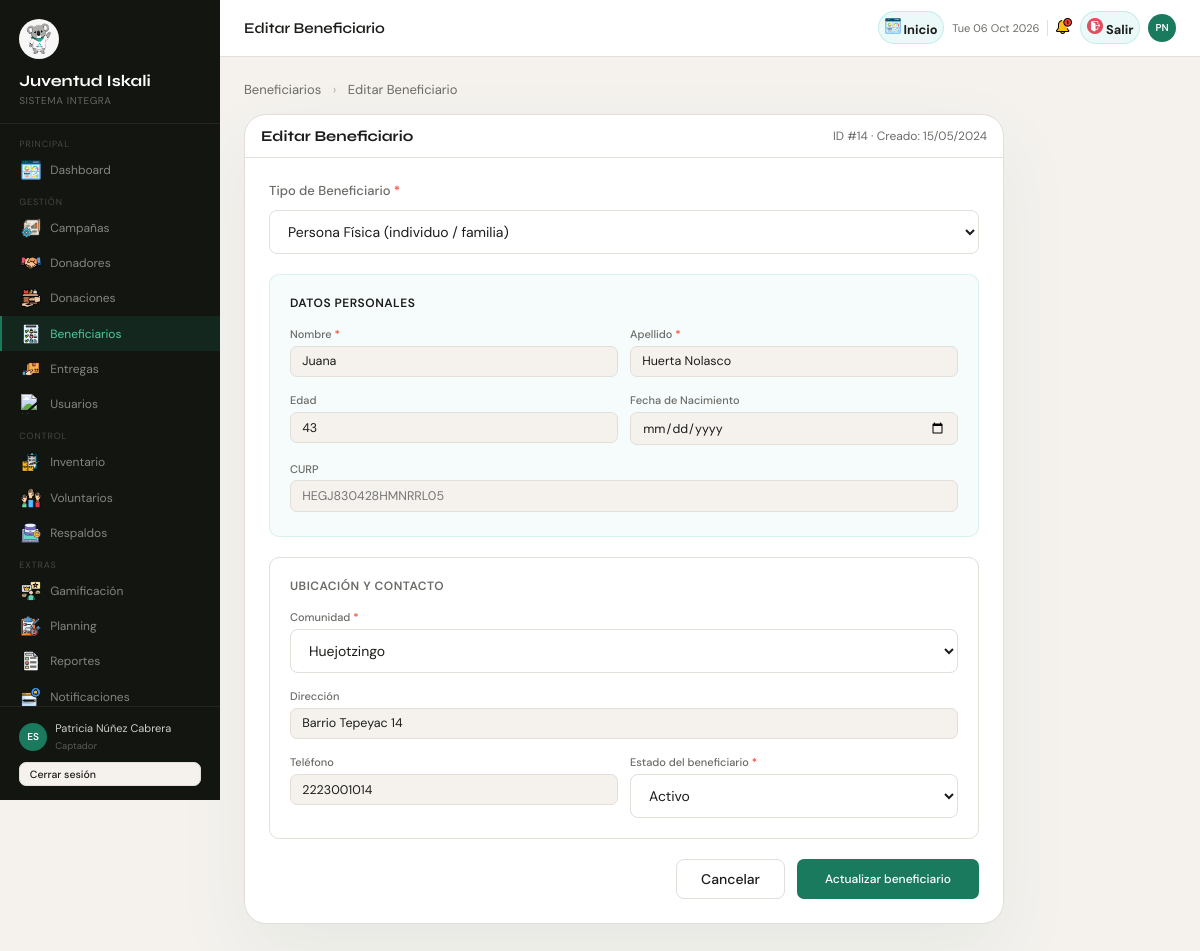
/index.php?pagina=beneficiarios&accion=editar&id=14 (signed in), run on an earlier commit of the app's database.
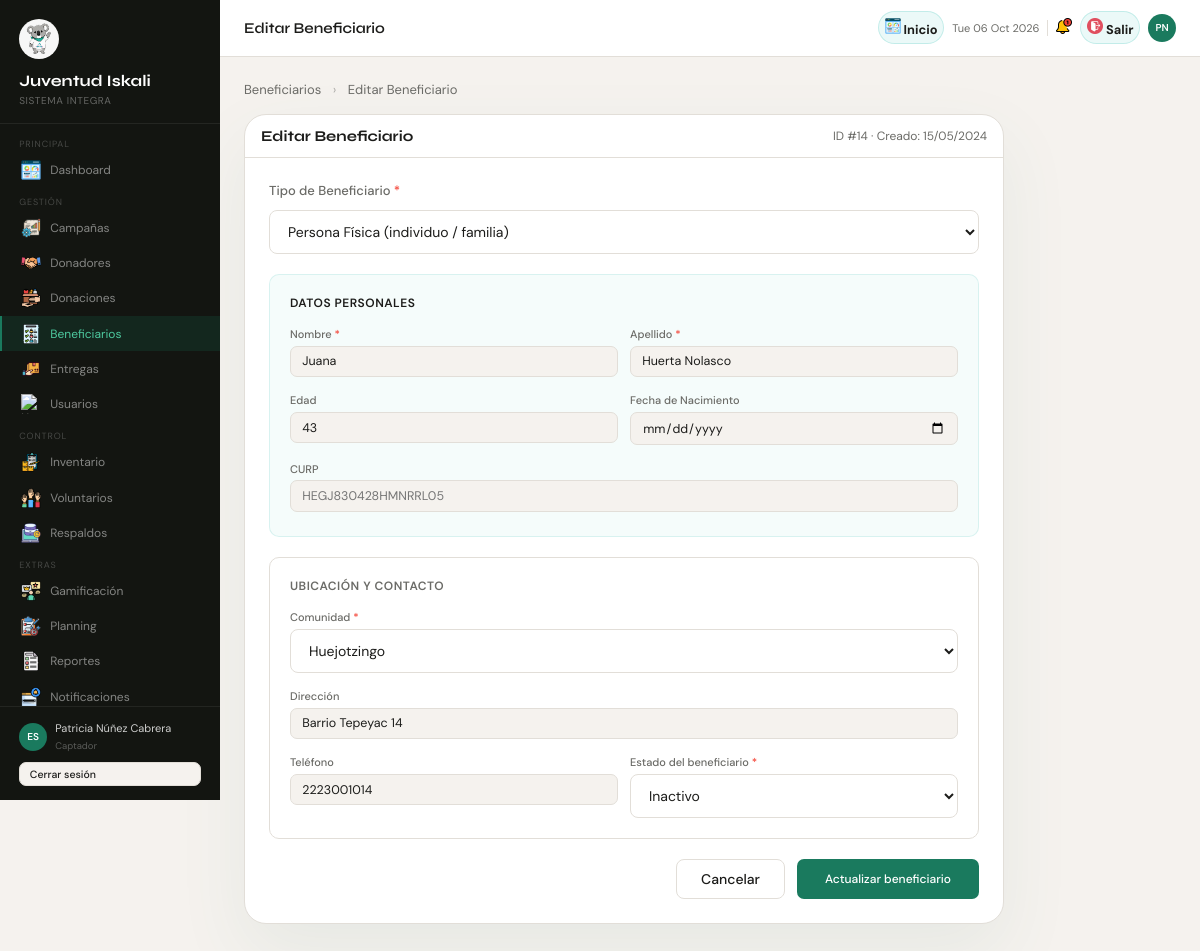
And on a later commit of the database.
### tables this page shows
CREATE TABLE beneficiarios (
    id_beneficiario        INT          NOT NULL AUTO_INCREMENT,
    tipo_persona           ENUM('fisica','moral') NOT NULL DEFAULT 'fisica',
    id_comunidad           INT,
    direccion              VARCHAR(255),
    telefono               VARCHAR(20),
    estado                 ENUM('activo','inactivo','en_espera') NOT NULL DEFAULT 'activo',
    notas                  TEXT,
    id_usuario_registrador INT          NOT NULL,
    created_at             DATETIME     NOT NULL DEFAULT CURRENT_TIMESTAMP,
    updated_at             DATETIME     NOT NULL DEFAULT CURRENT_TIMESTAMP ON UPDATE CURRENT_TIMESTAMP,
    PRIMARY KEY (id_beneficiario)
);

CREATE TABLE comunidades (
    id_comunidad INT          NOT NULL AUTO_INCREMENT,
    nombre       VARCHAR(150) NOT NULL,
    municipio    VARCHAR(100) NOT NULL,
    estado       VARCHAR(100) NOT NULL DEFAULT 'Puebla',
    PRIMARY KEY (id_comunidad),
    UNIQUE KEY uq_comunidad (nombre, municipio)
);

### models/BeneficiarioModel.php (called while the page is built, shortened)
<?php
class BeneficiarioModel
{
    private PDO $db;
    public function __construct(PDO $conexion)
    {
        $this->db = $conexion;
    }
    public function consultarPorId(int $id)
    {
        $sql = "
            SELECT
                b.id_beneficiario,
                b.tipo_persona,
                CASE
                    WHEN bf.id_beneficiario IS NOT NULL THEN CONCAT(bf.nombre, ' ', bf.apellido)
                    WHEN bm.id_beneficiario IS NOT NULL THEN bm.razon_social
                    ELSE 'Desconocido'
                END AS nombre_completo,
                COALESCE(bf.nombre, '') AS nombre,
                COALESCE(bf.apellido, '') AS apellido,
                COALESCE(bf.edad, NULL) AS edad,
                COALESCE(bf.curp, '') AS curp,
                COALESCE(bf.fecha_nacimiento, '') AS fecha_nacimiento,
                COALESCE(bm.razon_social, '') AS razon_social,
                COALESCE(bm.rfc, '') AS rfc,
                b.id_comunidad,
                c.nombre AS comunidad,
                b.direccion,
                b.telefono,
                b.estado,
                b.id_usuario_registrador,
                b.created_at,
                b.updated_at
            FROM beneficiarios b
            LEFT JOIN beneficiarios_fisicos bf ON b.id_beneficiario = bf.id_beneficiario
            LEFT JOIN beneficiarios_morales bm ON b.id_beneficiario = bm.id_beneficiario
            LEFT JOIN comunidades c ON b.id_comunidad = c.id_comunidad
            WHERE b.id_beneficiario = ?
            LIMIT 1
        ";
        $stmt = $this->db->prepare($sql);
        $stmt->execute([$id]);
        return $stmt->fetch(PDO::FETCH_ASSOC);
    }
    public function consultarComunidades(): array
    {
        $stmt = $this->db->query('SELECT id_comunidad, nombre FROM comunidades ORDER BY nombre ASC');
        return $stmt ? $stmt->fetchAll(PDO::FETCH_ASSOC) : [];
    }
}

### functions.php (called while the page is built, shortened)
<?php
function e(string $string): string
{
    return htmlspecialchars($string, ENT_QUOTES, 'UTF-8');
}

### views/pages/Beneficiarios_FormView.php (the view, shortened to what the changed rows need)
<?php require_once 'views/layouts/header.php'; ?>
<div style="display:flex;width:100%;">
  <?php require_once 'views/layouts/sidebar.php'; ?>
  <div class="main">
    <?php require_once 'views/layouts/topbar.php'; ?>
    <div class="content" style="padding:24px;">
      <div style="margin-bottom:16px;font-size:13px;color:var(--muted);">
        <a href="<?= BASE_URL ?>/index.php?pagina=beneficiarios" style="color:var(--primary);text-decoration:none;">Beneficiarios</a>
        <span style="margin:0 8px;opacity:.5;">›</span>
        <span><?= $accion === 'editar' ? 'Editar Beneficiario' : 'Nuevo Beneficiario' ?></span>
      </div>
      <div class="card" style="max-width:760px;">
        <div class="card-header">
          <h3><?= $accion === 'editar' ? 'Editar Beneficiario' : 'Nuevo Beneficiario' ?></h3>
          <?php if ($accion === 'editar' && !empty($beneficiario)): ?>
            <span style="font-size:12px;color:var(--muted);">
              ID #<?= e((string)$beneficiario['id_beneficiario']) ?> ·
              Creado: <?= isset($beneficiario['created_at']) ? date('d/m/Y', strtotime($beneficiario['created_at'])) : '—' ?>
            </span>
          <?php endif; ?>
        </div>
        <div class="card-body" style="padding:24px;">
          <?php
          $formAction = ($accion === 'editar')
            ? BASE_URL . '/index.php?pagina=beneficiarios&accion=editar&id=' . e((string)$beneficiario['id_beneficiario'])
            : BASE_URL . '/index.php?pagina=beneficiarios&accion=crear';
          $tipoPersona     = $beneficiario['tipo_persona']     ?? 'fisica';
          $nombre          = $beneficiario['nombre']           ?? '';
          $apellido        = $beneficiario['apellido']         ?? '';
          $edad            = $beneficiario['edad']             ?? '';
          $curp            = $beneficiario['curp']             ?? '';
          $fecha_nac       = $beneficiario['fecha_nacimiento'] ?? '';
          $id_comunidad    = $beneficiario['id_comunidad']     ?? '';
          $direccion       = $beneficiario['direccion']        ?? '';
          $telefono        = $beneficiario['telefono']         ?? '';
          $estado          = $beneficiario['estado']           ?? 'activo';
          ?>
          <form method="POST" action="<?= $formAction ?>" id="form-beneficiario" data-validate="true">
            <div class="form-group" style="margin-bottom:20px;">
              <label style="font-size:13px;font-weight:500;color:var(--muted);display:block;margin-bottom:7px;">
                Tipo de Beneficiario <span style="color:#f44336;">*</span>
              </label>
              <select id="tipo_persona" name="tipo_persona" required onchange="toggleTipoBeneficiario()"
                      style="width:100%;background:var(--surface);border:1px solid var(--border);border-radius:8px;padding:11px 14px;color:var(--text);font-family:inherit;font-size:14px;outline:none;">
                <option value="fisica" <?= $tipoPersona === 'fisica' ? 'selected' : '' ?>>Persona Física (individuo / familia)</option>
              </select>
            </div>
            <div id="fisica-fields" style="display:<?= $tipoPersona === 'fisica' ? 'block' : 'none' ?>;">
              <div style="background:rgba(10,175,160,.04);border:1px solid rgba(10,175,160,.12);border-radius:10px;padding:20px;margin-bottom:20px;">
                <div style="font-size:12px;font-weight:600;color:var(--primary);letter-spacing:.5px;text-transform:uppercase;margin-bottom:16px;">
                  Datos personales
                </div>
                <div class="form-grid">
                  <div class="form-group">
                    <label for="nombre">Nombre <span style="color:#f44336;">*</span></label>
                    <input type="text" id="nombre" name="nombre"
                           value="<?= e($nombre) ?>"
                           placeholder="Nombre(s)"
                           autocomplete="given-name"
                           data-rules="required|alpha|min:2|max:100|no_special"
                           data-msg_alpha="Solo letras y espacios. No uses números ni símbolos especiales.">
                  </div>
                  <div class="form-group">
                    <label for="apellido">Apellido <span style="color:#f44336;">*</span></label>
                    <input type="text" id="apellido" name="apellido"
                           value="<?= e($apellido) ?>"
                           placeholder="Apellido(s)"
                           autocomplete="family-name"
                           data-rules="required|alpha|min:2|max:100|no_special">
                  </div>
                  <div class="form-group">
                    <label for="edad">Edad</label>
                    <input type="number" id="edad" name="edad"
                           value="<?= e((string)$edad) ?>"
                           placeholder="Ej: 34"
                           min="0" max="150"
                           data-rules="numeric|min_val:0|max_val:150"
                           data-msg_max_val="La edad no puede superar 150 años.">
                  </div>
                  <div class="form-group">
                    <label for="fecha_nacimiento">Fecha de Nacimiento</label>
                    <input type="date" id="fecha_nacimiento" name="fecha_nacimiento"
                           value="<?= e($fecha_nac) ?>"
                           data-rules="date">
                  </div>
                  <div class="form-group full">
                    <label for="curp">CURP</label>
                    <input type="text" id="curp" name="curp"
                           value="<?= e($curp) ?>"
                           placeholder="HEGJ830428HMNRRL05"
                           maxlength="18"
                           style="text-transform:uppercase;"
                           data-rules="curp"
                           oninput="this.value=this.value.toUpperCase()">
                  </div>
                </div>
              </div>
            </div>
            <div style="background:var(--surface);border:1px solid var(--border);border-radius:10px;padding:20px;margin-bottom:20px;">
              <div style="font-size:12px;font-weight:600;color:var(--muted);letter-spacing:.5px;text-transform:uppercase;margin-bottom:16px;">
                Ubicación y contacto
              </div>
              <div class="form-grid">
                <div class="form-group full">
                  <label for="id_comunidad">Comunidad <span style="color:#f44336;">*</span></label>
                  <select id="id_comunidad" name="id_comunidad" required
                          style="width:100%;background:var(--surface);border:1px solid var(--border);border-radius:8px;padding:11px 14px;color:var(--text);font-family:inherit;font-size:14px;outline:none;">
                    <?php foreach ($comunidades as $c): ?>
                      <option value="<?= e((string)$c['id_comunidad']) ?>"
                              <?= ((string)$id_comunidad === (string)$c['id_comunidad']) ? 'selected' : '' ?>>
                        <?= e($c['nombre']) ?>
                      </option>
                    <?php endforeach; ?>
                  </select>
                </div>
                <div class="form-group full">
                  <label for="direccion">Dirección</label>
                  <input type="text" id="direccion" name="direccion"
                         value="<?= e($direccion) ?>"
                         placeholder="Calle, número, colonia"
                         data-rules="max:255|no_special">
                </div>
                <div class="form-group">
                  <label for="telefono">Teléfono</label>
                  <input type="tel" id="telefono" name="telefono"
                         value="<?= e($telefono) ?>"
                         placeholder="222 123 4567"
                         maxlength="15"
                         data-rules="phone">
                </div>
                <div class="form-group">
                  <label for="estado">Estado del beneficiario <span style="color:#f44336;">*</span></label>
                  <select id="estado" name="estado" required
                          style="width:100%;background:var(--surface);border:1px solid var(--border);border-radius:8px;padding:11px 14px;color:var(--text);font-family:inherit;font-size:14px;outline:none;">
                    <option value="activo"    <?= $estado === 'activo'    ? 'selected' : '' ?>>Activo</option>
                    <option value="inactivo"  <?= $estado === 'inactivo'  ? 'selected' : '' ?>>Inactivo</option>
                  </select>
                </div>
              </div>
            </div>
            <div style="display:flex;gap:12px;justify-content:flex-end;margin-top:8px;">
              <a href="<?= BASE_URL ?>/index.php?pagina=beneficiarios"
                 style="padding:10px 24px;border-radius:8px;border:1px solid var(--border);background:transparent;color:var(--text);font-size:14px;font-weight:500;text-decoration:none;">
                Cancelar
              </a>
              <button type="submit" class="btn btn-primary" style="padding:10px 28px;">
                <?= $accion === 'editar' ? 'Actualizar beneficiario' : 'Registrar beneficiario' ?>
              </button>
            </div>
          </form>
        </div>
      </div>
    </div>
  </div>
</div>
<?php require_once 'views/layouts/footer.php';

What changed in the data, as far as the page shows it:
changed beneficiarios "Persona Física (individuo / familia)": estado "Activo" → "Inactivo"
